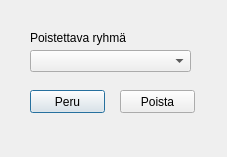
<?xml version="1.0" encoding="UTF-8"?>
<ui version="4.0">
 <class>Dialog</class>
 <widget class="QDialog" name="Dialog">
  <property name="geometry">
   <rect>
    <x>0</x>
    <y>0</y>
    <width>227</width>
    <height>157</height>
   </rect>
  </property>
  <property name="windowTitle">
   <string>Dialog</string>
  </property>
  <widget class="QPushButton" name="removeGroupCancelPushButton">
   <property name="geometry">
    <rect>
     <x>30</x>
     <y>90</y>
     <width>75</width>
     <height>23</height>
    </rect>
   </property>
   <property name="text">
    <string>Peru</string>
   </property>
   <property name="default">
    <bool>true</bool>
   </property>
  </widget>
  <widget class="QComboBox" name="removeGroupComboBox">
   <property name="geometry">
    <rect>
     <x>30</x>
     <y>50</y>
     <width>161</width>
     <height>22</height>
    </rect>
   </property>
  </widget>
  <widget class="QLabel" name="label_12">
   <property name="geometry">
    <rect>
     <x>30</x>
     <y>30</y>
     <width>101</width>
     <height>16</height>
    </rect>
   </property>
   <property name="text">
    <string>Poistettava ryhmä</string>
   </property>
  </widget>
  <widget class="QPushButton" name="removeGroupRemovePushButton">
   <property name="geometry">
    <rect>
     <x>120</x>
     <y>90</y>
     <width>75</width>
     <height>23</height>
    </rect>
   </property>
   <property name="text">
    <string>Poista</string>
   </property>
  </widget>
 </widget>
 <resources/>
 <connections/>
</ui>
